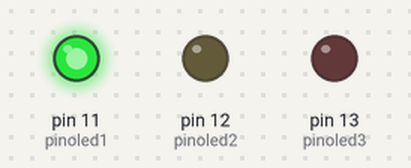
Bench run of a sketch on a simulated Arduino Uno, built with avr-gcc and run on an emulated ATmega328P. On the bench: output pins drawn as LEDs (lit = HIGH).

Above: at 5.0 s.
At 11.0 s:
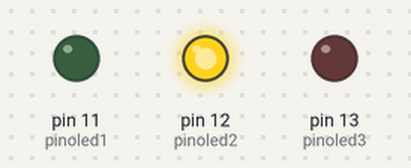
At 17.0 s:
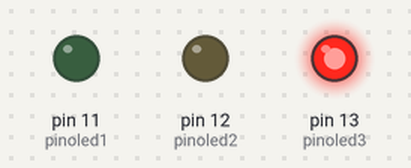
Timing chart, 0 to 28.6 s (numbered marks = the images above):
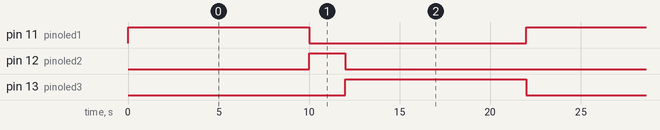

The sketch:

sketch.ino
```cpp
int pinoled1 = 11;
int pinoled2 = 12;
int pinoled3 = 13;

int tempo = 10000;
int tempo2 = 2000;

void setup()
{
  pinMode(pinoled1, OUTPUT);
  pinMode(pinoled2, OUTPUT);
  pinMode(pinoled3, OUTPUT);
}

void loop()
{
  digitalWrite(pinoled1, HIGH);
  delay(tempo);
  digitalWrite(pinoled1, LOW);
  digitalWrite(pinoled2, HIGH);
  delay(tempo2);
  digitalWrite(pinoled2, LOW);
  digitalWrite(pinoled3, HIGH);
  delay(tempo);
  digitalWrite(pinoled3, LOW);
}
```

Measured:
- by itself, pin 11 (pinoled1), pin 13 (pinoled3): alternates HIGH for 10.0 s and LOW for 12.0 s
- by itself, pin 12 (pinoled2): alternates HIGH for 2.0 s and LOW for 20.0 s
- by itself, everything shown: repeats every 22.0 s, in 4 steps
